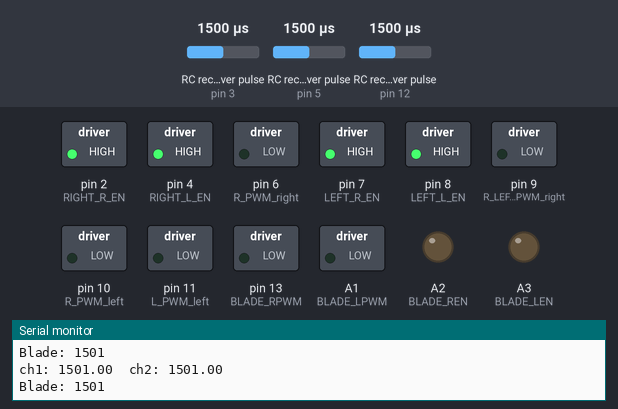
This sketch was run on a simulated Arduino Uno, built with avr-gcc and run on an emulated ATmega328P. Parts: switched loads named in the sketch (green lamp = pin HIGH), output pins drawn as LEDs (lit = HIGH), the last lines printed to the serial monitor. Wiring (inferred from the names in the program): 3 × RC receiver channel: data pin 3 / data pin 5 / data pin 12. Inputs (shaded band) come from the test bench; at power-on: RC receiver pulse (sensors on pin 12, pin 5, pin 3) 1500 µs.

Above: at 1.2 s.
1.3 s: RC receiver pulse (sensor on pin 12) set to 1687 µs
4.3 s: RC receiver pulse (sensor on pin 12) set to 1716 µs
At 5.5 s:
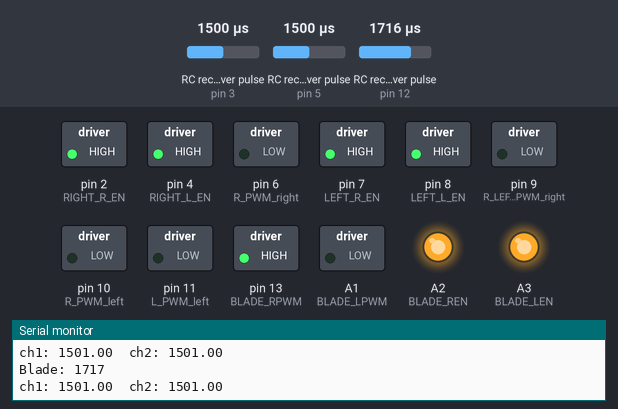
5.8 s: RC receiver pulse (sensor on pin 5) set to 1020 µs
8.8 s: RC receiver pulse (sensor on pin 3) set to 1020 µs
At 9.5 s:
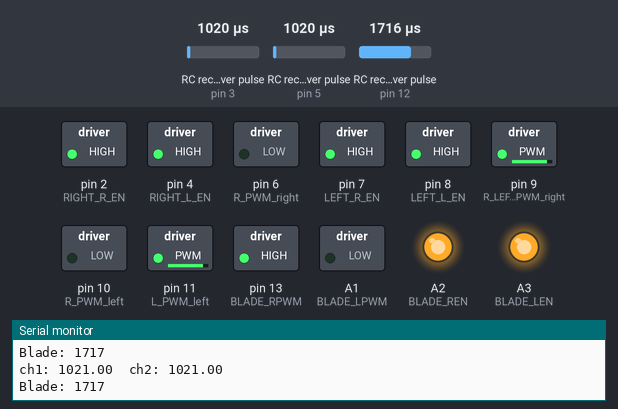
10.3 s: RC receiver pulse (sensor on pin 3) set to 1250 µs
At 10.6 s:
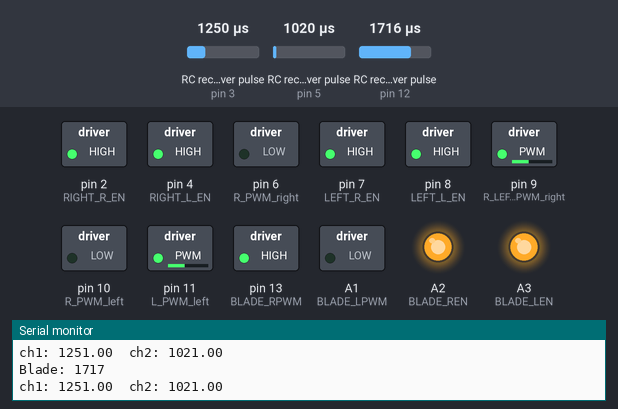
11.8 s: RC receiver pulse (sensor on pin 5) set to 1450 µs
13.3 s: RC receiver pulse (sensor on pin 5) set to 1470 µs
At 14.1 s:
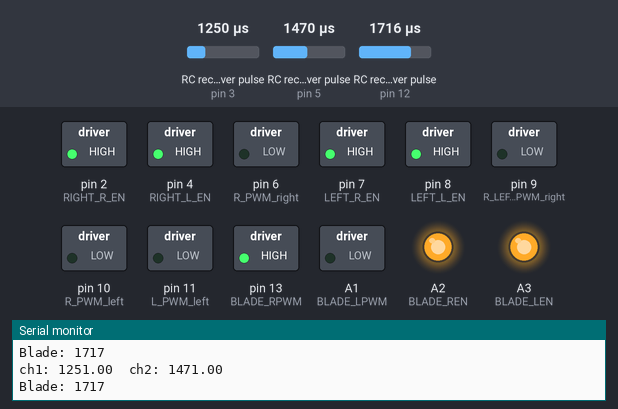
Timing chart, 0 to 15.8 s (numbered marks = the images above; inputs shaded):
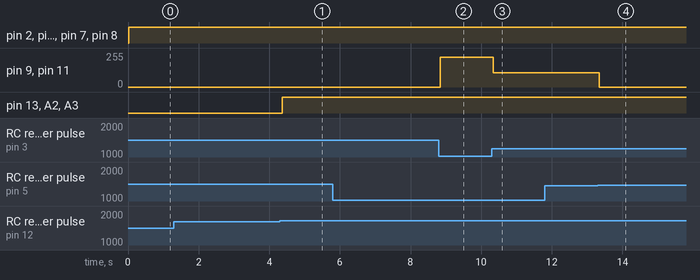

Measured:
- the behaviour switches between 1699 and 1700 µs on RC receiver pulse (sensor on pin 12) (found by bisection; images 0 and 1)
- the behaviour switches between 1458 and 1459 µs on RC receiver pulse (sensor on pin 5) (found by bisection; images 3 and 4)
- after the input at 4.3 s, pin 13 (BLADE_RPWM), A2 (BLADE_REN), A3 (BLADE_LEN): LOW → HIGH after 0.07 s
- after the input at 8.8 s, pin 9 (R_LEFT_PWM_right), pin 11 (L_PWM_left): 0/255 → 223/255 at once
- after the input at 10.3 s, pin 9 (R_LEFT_PWM_right), pin 11 (L_PWM_left): 223/255 → 106/255 at once
- after the input at 13.3 s, pin 9 (R_LEFT_PWM_right), pin 11 (L_PWM_left): 106/255 → 0/255 at once

The sketch:

main.ino
```cpp
// ---------- Receiver Channel Pins ----------
// Drive motors: ch1 (pin 3) & ch2 (pin 5)
// Blade motor: use channel 3 for toggle -> connected to pin 12
#define RC_RIGHT_PIN 3   // Channel 1 for drive (used as ch1)
#define RC_LEFT_PIN  5   // Channel 2 for drive (used as ch2)
#define RC_BLADE_PIN 12  // Channel 3 for blade toggle

// ---------- Right Drive Motor BTS7960 Pins ----------
#define R_PWM_right 6           // PWM pin (forward)
#define RIGHT_R_EN  2           // Enable pin (forward)
#define R_LEFT_PWM_right 9      // PWM pin (reverse)
#define RIGHT_L_EN  4           // Enable pin (reverse)

// ---------- Left Drive Motor BTS7960 Pins ----------
#define R_PWM_left 10           // PWM pin (forward)
#define LEFT_R_EN  7            // Enable pin (forward)
#define L_PWM_left 11           // PWM pin (reverse)
#define LEFT_L_EN  8            // Enable pin (reverse)

// ---------- Blade Motor BTS7960 Pins ----------
#define BLADE_RPWM 13
#define BLADE_LPWM A1          // Use analog pin A1 as digital output
#define BLADE_REN  A2
#define BLADE_LEN  A3

// --- Rx threshold values for drive motors ---
// Forward thresholds
int Ch1Ch2_start_Fwd = 1530;
int Ch1Ch2_End_Fwd   = 1980;
// Backward thresholds
int Ch1Ch2_start_Bac = 1460;
int Ch1Ch2_End_Bac   = 960;

// For blade motor: define neutral, full reverse, and full forward pulse widths
const int NEUTRAL   = 1500;
const int MIN_PULSE = 1000;  // Full reverse
const int MAX_PULSE = 2000;  // Full forward

// --- Blade Toggle Globals ---
bool bladeEnabled = false;       // Current blade state (on/off)
bool bladeTogglePressed = false; // Used to debounce toggle action

// --- Motor Control Functions (for blade and drive, reused for consistency) ---
void driveForward(int rpwm, int lpwm, int ren, int len, int speed) {
  digitalWrite(ren, HIGH);
  digitalWrite(len, HIGH);
  analogWrite(rpwm, speed);
  analogWrite(lpwm, 0);
}

void driveReverse(int rpwm, int lpwm, int ren, int len, int speed) {
  digitalWrite(ren, HIGH);
  digitalWrite(len, HIGH);
  analogWrite(rpwm, 0);
  analogWrite(lpwm, speed);
}

void stopMotor(int rpwm, int lpwm, int ren, int len) {
  digitalWrite(ren, LOW);
  digitalWrite(len, LOW);
  analogWrite(rpwm, 0);
  analogWrite(lpwm, 0);
}

void setup() {
  Serial.begin(9600);

  // Set receiver pins as inputs
  pinMode(RC_RIGHT_PIN, INPUT);
  pinMode(RC_LEFT_PIN, INPUT);
  pinMode(RC_BLADE_PIN, INPUT);

  // Set drive motor control pins as outputs
  pinMode(RIGHT_R_EN, OUTPUT);   // Right enable (forward)
  pinMode(RIGHT_L_EN, OUTPUT);   // Right enable (reverse)
  pinMode(R_PWM_right, OUTPUT);
  pinMode(R_LEFT_PWM_right, OUTPUT);

  pinMode(LEFT_R_EN, OUTPUT);    // Left enable (forward)
  pinMode(LEFT_L_EN, OUTPUT);    // Left enable (reverse)
  pinMode(R_PWM_left, OUTPUT);
  pinMode(L_PWM_left, OUTPUT);

  // Set blade motor control pins as outputs
  pinMode(BLADE_REN, OUTPUT);
  pinMode(BLADE_LEN, OUTPUT);
  pinMode(BLADE_RPWM, OUTPUT);
  pinMode(BLADE_LPWM, OUTPUT);

  // Ensure all motor drivers start disabled
  stopMotor(R_PWM_right, R_LEFT_PWM_right, RIGHT_R_EN, RIGHT_L_EN);
  stopMotor(R_PWM_left, L_PWM_left, LEFT_R_EN, LEFT_L_EN);
  stopMotor(BLADE_RPWM, BLADE_LPWM, BLADE_REN, BLADE_LEN);
}

void loop() {
  // --- Drive Motor Control using drive channels ---
  double ch1 = pulseIn(RC_RIGHT_PIN, HIGH); // Channel 1 from transmitter
  double ch2 = pulseIn(RC_LEFT_PIN, HIGH);  // Channel 2 from transmitter

  Serial.print("ch1: ");
  Serial.print(ch1);
  Serial.print("\tch2: ");
  Serial.println(ch2);

  // Speed mapping for drive motors (using ch1 for speed calculation)
  int spdFwd_RightLeft = map(ch1, Ch1Ch2_start_Fwd, Ch1Ch2_End_Fwd, 0, 255);
  int spdBac_RightLeft = map(ch1, Ch1Ch2_start_Bac, Ch1Ch2_End_Bac, 0, 255);

  // Enable drive motor drivers
  digitalWrite(RIGHT_R_EN, HIGH);
  digitalWrite(RIGHT_L_EN, HIGH);
  digitalWrite(LEFT_R_EN, HIGH);
  digitalWrite(LEFT_L_EN, HIGH);

  // Drive motor conditions:
  if ((ch1 == 0) && (ch2 == 0)) {
    analogWrite(R_PWM_right, 0);
    analogWrite(R_LEFT_PWM_right, 0);
    analogWrite(R_PWM_left, 0);
    analogWrite(L_PWM_left, 0);
  }
  // Forward
  else if ((ch1 > Ch1Ch2_start_Fwd) && (ch2 > Ch1Ch2_start_Fwd)) {
    analogWrite(R_PWM_right, spdFwd_RightLeft);
    analogWrite(R_LEFT_PWM_right, 0);
    analogWrite(R_PWM_left, spdFwd_RightLeft);
    analogWrite(L_PWM_left, 0);
  }
  // Right turn
  else if ((ch1 > Ch1Ch2_start_Fwd) && (ch2 < Ch1Ch2_start_Bac)) {
    analogWrite(R_PWM_right, 0);
    analogWrite(R_LEFT_PWM_right, spdFwd_RightLeft);
    analogWrite(R_PWM_left, spdFwd_RightLeft);
    analogWrite(L_PWM_left, 0);
  }
  // Left turn
  else if ((ch1 < Ch1Ch2_start_Bac) && (ch2 > Ch1Ch2_start_Fwd)) {
    analogWrite(R_PWM_right, spdBac_RightLeft);
    analogWrite(R_LEFT_PWM_right, 0);
    analogWrite(R_PWM_left, 0);
    analogWrite(L_PWM_left, spdBac_RightLeft);
  }
  // Backward
  else if ((ch1 < Ch1Ch2_start_Bac) && (ch2 < Ch1Ch2_start_Bac)) {
    analogWrite(R_PWM_right, 0);
    analogWrite(R_LEFT_PWM_right, spdBac_RightLeft);
    analogWrite(R_PWM_left, 0);
    analogWrite(L_PWM_left, spdBac_RightLeft);
  }
  else {
    analogWrite(R_PWM_right, 0);
    analogWrite(R_LEFT_PWM_right, 0);
    analogWrite(R_PWM_left, 0);
    analogWrite(L_PWM_left, 0);
  }

  // --- Blade Motor Control with Toggle Mechanism ---
  // Read the blade receiver channel pulse width (timeout = 25000 µs)
  unsigned long rcBlade = pulseIn(RC_BLADE_PIN, HIGH, 25000);
  Serial.print("Blade: ");
  Serial.println(rcBlade);

  // Toggle mechanism:
  // When the blade channel pulse goes above 1700 µs and it wasn't pressed before,
  // toggle the blade state. When the pulse returns near neutral (<1450 µs), reset.
  if (rcBlade > 1700 && !bladeTogglePressed) {
    bladeTogglePressed = true;
    bladeEnabled = !bladeEnabled; // Toggle blade state
    Serial.print("Blade toggled: ");
    Serial.println(bladeEnabled ? "ON" : "OFF");
  }
  if (rcBlade < 1450) {
    bladeTogglePressed = false;
  }

  // Now, if the blade is enabled, run it at full speed (or you can adjust as needed).
  if (bladeEnabled) {
    driveForward(BLADE_RPWM, BLADE_LPWM, BLADE_REN, BLADE_LEN, 255);
  } else {
    stopMotor(BLADE_RPWM, BLADE_LPWM, BLADE_REN, BLADE_LEN);
  }

  delay(20);  // Small delay for stability
}
```
